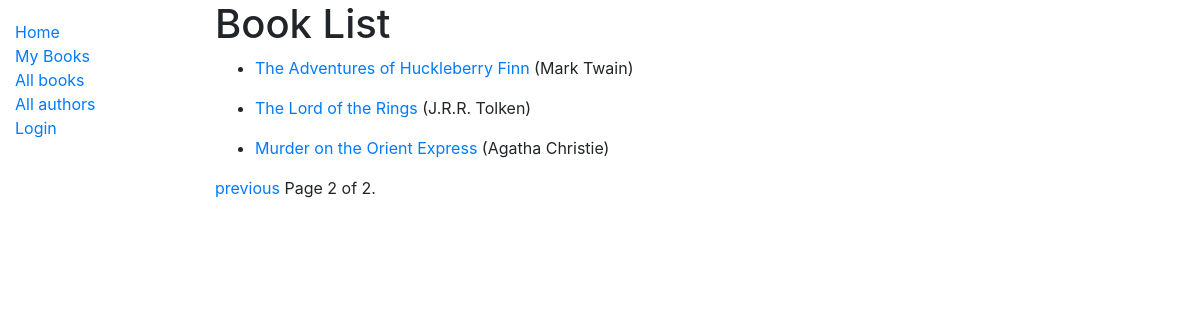
The app's page /catalog/books/?page=2 with its own data.
### catalog/models.py (models this page shows, shortened)
class Book(models.Model):
    title = models.CharField(max_length=200)
    author = models.ForeignKey('Author', on_delete=models.SET_NULL, null=True)
    summary = models.TextField(max_length=1000, help_text='Enter a brief description of the book')
    isbn = models.CharField('ISBN', max_length=13, help_text='13 Character <a href="https://www.isbn-international.org/content/what-isbn">ISBN number</a>')
    genre = models.ManyToManyField(Genre, help_text='Select a genre for this book')
    language = models.ForeignKey('Language', on_delete=models.SET_NULL, null=True)
    class Meta:
      permissions = (
        ('is_librarian', 'Has super powers'),
      )
    def get_absolute_url(self):
        return reverse('catalog:book-detail', args=[str(self.id)])
    def display_genre(self):
        """Create a string for the Genre. This is required to display genre in Admin."""
        return ', '.join(genre.name for genre in self.genre.all()[:3])
    display_genre.short_description = 'Genre'

class Author(models.Model):
  first_name = models.CharField(max_length=100)
  last_name = models.CharField(max_length=100)
  date_of_birth = models.DateField(null=True, blank=True)
  date_of_death = models.DateField(null=True, blank=True)
  class Meta:
    ordering = ['last_name', 'first_name']
    permissions = (
      ('can_add_author', 'Add author'),
      ('can_edit_author', 'Edit author'),
      ('can_delete_author', 'Delete author'),
    )
  def __str__(self):
    return f'{self.first_name} {self.last_name}'

### catalog/views.py (the view)
# urls.py: path('books/', views.BookListView.as_view(), name="book-list"),
class BookListView(generic.ListView):
  model = Book
  paginate_by = 3

### catalog/templates/catalog/book_list.html (shortened to what this page needs)
{% extends "../base.html" %}
{% block content %}
<h1>Book List</h1>
{% if book_list %}
<ul>
  {% for book in book_list %}
  <li>
    <p><a href="{{ book.get_absolute_url }}">{{ book.title }}</a> ({{book.author}})</p>
  </li>
  {% endfor %}
</ul>
{% else %}
  <p>There are no books in the library.</p>
{% endif %}
{% endblock %}

### records on screen
Book: title "The Adventures of Huckleberry Finn", author "Mark Twain"
Book: title "The Lord of the Rings", author "J.R.R. Tolken"
Book: title "Murder on the Orient Express", author "Agatha Christie"

### other values on screen
{{ page_obj.number }} "2"
{{ page_obj.paginator.num_pages }} "2"
